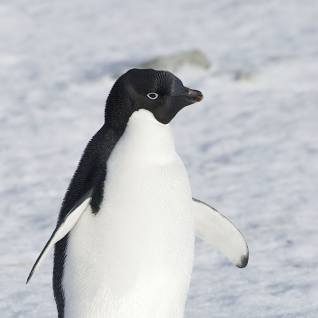
#> input picture convolucao_1/prox img 6/piguin.jpg, 318 x 318 px
$ python temp.py
#> lines starting #> are read from the running program, lines starting #| are printed output that depends on the picture
### convolucao_1/prox img 6/filtroFuncoes.py
# -*- coding: utf-8 -*-
"""
Created on Tue Sep 26 18:09:07 2023
title: convoluçao
@author: carlos
"""

import cv2
import numpy
import math

LAPLACIANO = [
              [0,  1, 0],
              [1, -4, 1],
              [0,  1, 0]
             ]

def gerarOpOnes(dim):
    matriz = numpy.ones( (dim, dim) )
    return matriz

def gerarOpZeros(dim):
    matriz = numpy.zeros( (dim, dim) )
    return matriz

def mapOp(dimensao, num, funcMapeamento):

    matriz = numpy.zeros( (dimensao, dimensao) )

    for i in range(dimensao):
        for j in range(dimensao):
            matriz[i][j] = num

    return list( map(funcMapeamento, matriz) )


def filtrar(imagem, operador):
    imgRetorno = numpy.zeros( (imagem.shape[0], imagem.shape[1]), dtype=numpy.uint8 )

    #dimensao do operador quadrado
    dim = len( operador )

    #filtrar para dimensao impar
    if( dim%2 == 1 ):

        for i in range( imagem.shape[0]):
            for j in range( imagem.shape[1]):
                soma = 0
                for k in range( dim ):
                    for l in range( dim ):

                        #verificar o limite horizontal da img
                        hor     = i - math.floor( dim/2 ) + k

                        #verificar o limite vertical da img
                        vert    = j - math.floor( dim/2 ) + l

                        #verifica os limites do eixo horizontal da img
                        if( hor < 0 or hor > imagem.shape[0] - 1 ):
                            soma += 0

                        #verifica os limites do eixo vertical da img
                        elif( vert < 0 or vert > imagem.shape[1] - 1 ):
                            soma += 0

                        #soma com os bits e multiplica pero operador
                        else:
                            soma += imagem[ hor ][ vert ] * operador[k][l]

                #trata os bits com um maximo de 255 e minimo de 0
                aux = 255 * dim * dim
                if soma > aux:
                    soma = aux
                elif soma < 0:
                    soma = 0
                imgRetorno[i][j] = soma / ( dim*dim )

        return imgRetorno

    #filtrar para dimensao par
    else:

        for i in range( imagem.shape[0]):
            for j in range( imagem.shape[1]):
                soma = 0
                for k in range( dim ):
                    for l in range( dim ):

                        #verificar o limite horizontal da img
                        hor     = i + k

                        #verificar o limite vertical da img
                        vert    = j + l

                        #verifica os limites do eixo horizontal da img
                        if( hor > imagem.shape[0] - 1):
                            soma += 0

                        #verifica os limites do eixo vertical da img
                        elif( vert > imagem.shape[1] - 1):
                            soma += 0

                        #soma com os bits e multiplica pero operador
                        else:
                            soma += imagem[ hor ][ vert ] * operador[k][l]

                #trata os bits com um maximo de 255 e minimo de 0
                aux = 255 * dim * dim
                if soma > aux:
                    soma = aux
                elif soma < 0:
                    soma = 0
                imgRetorno[i][j] = soma / ( dim*dim )

        return imgRetorno


"""

for i in range( imagem.shape[0]):
    for j in range( imagem.shape[1]):
        soma = 0
        for k in range( 3 ):
            for l in range( 3 ):
                hor = i- math.floor(3/2) +k
                vert = j- math.floor(3/2) +l
                if( hor < 0 or hor > imagem.shape[0]-1 ):
                    soma += 0
                elif( vert < 0 or vert > imagem.shape[1]-1 ):
                    soma += 0
                else:
                    soma += cinza[ hor ][ vert ] * op[k][l]


        if soma > 255 * 3 * 3:
            soma = 255*3*3
        elif soma < 0:
            soma = 0
        imgConvoluida[i][j] = soma/(3*3)

"""

### convolucao_1/prox img 6/temp.py
import cv2
import numpy
import matplotlib.pyplot as plt
import random
import math
import filtroFuncoes as f


#belgica.jpg
#piguin.jpg
#vermelho.jpg
#webb1.png
#webb2.png
#sem_contraste.jpg
#sem_contraste2.png

img     = "piguin.jpg"
imagem  = cv2.imread(img)
#> imagem is the input picture: shape (318, 318, 3); mean B, G, R 200, 195.3, 192.9


""" ----- ----- canais ----- ----- """
blue    = numpy.zeros( (imagem.shape[0], imagem.shape[1], imagem.shape[2]), dtype=numpy.uint8 )
green   = numpy.zeros( (imagem.shape[0], imagem.shape[1], imagem.shape[2]), dtype=numpy.uint8 )
red     = numpy.zeros( (imagem.shape[0], imagem.shape[1], imagem.shape[2]), dtype=numpy.uint8 )
cinza   = numpy.zeros( (imagem.shape[0], imagem.shape[1]), dtype=numpy.uint8 )
teste   = numpy.zeros( (imagem.shape[0], imagem.shape[1]), dtype=numpy.uint8 )

blue    [ : , : , 0 ] = imagem[ : , : , 0 ]
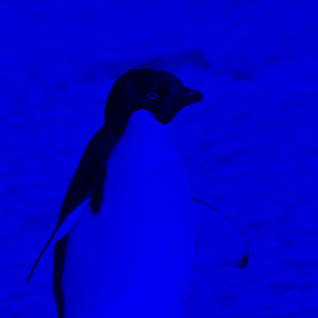
#> blue: shape (318, 318, 3); mean B, G, R 200, 0, 0
green   [ : , : , 1 ] = imagem[ : , : , 1 ]
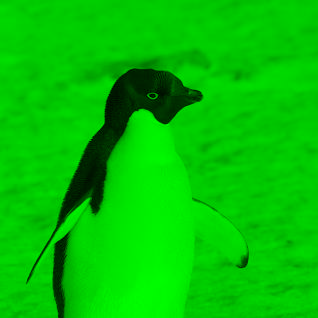
#> green: shape (318, 318, 3); mean B, G, R 0, 195.3, 0
red     [ : , : , 2 ] = imagem[ : , : , 2 ]
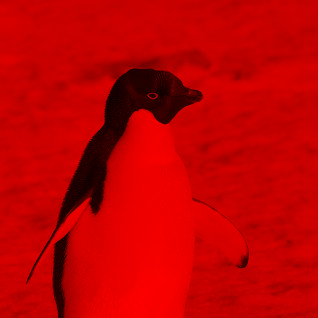
#> red: shape (318, 318, 3); mean B, G, R 0, 0, 192.9

alturaImg = imagem.shape[0]
#> alturaImg = 318
larguraImg = imagem.shape[1]
#> larguraImg = 318
totalPixels = alturaImg * larguraImg
#> totalPixels = 101124


""" ----- ----- cinza ----- ----- """
for i in range( imagem.shape[0] ):
    for j in range( imagem.shape[1] ):
        cinza[i][j] = imagem[i][j].sum() // 3


def fun(n):
    return n+n

result = f.mapOp(5, 5, fun)

print( list( result ))

#cv2.imshow("img", cinza)
cv2.imshow("img op3", f.filtrar( cinza, result ))
#cv2.imshow("img opPar", f.filtrar( cinza, opPar ))

cv2.waitKey(0)
